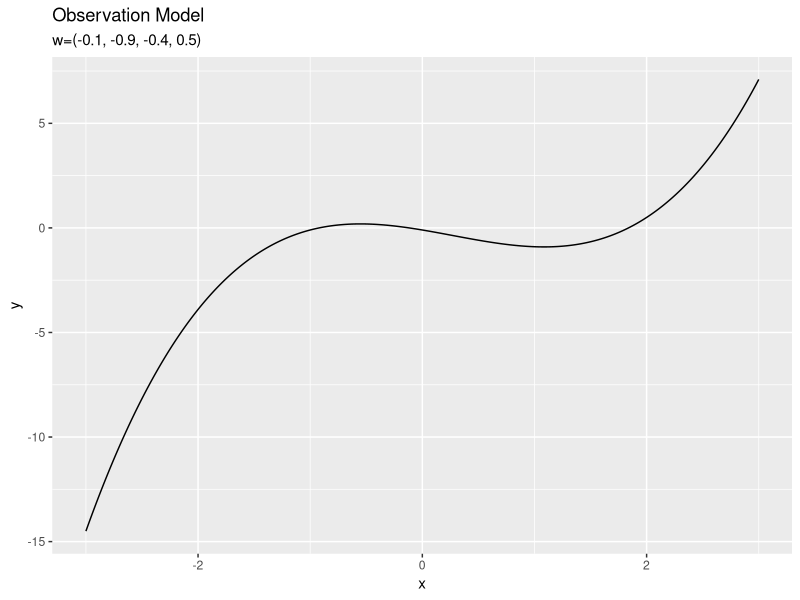
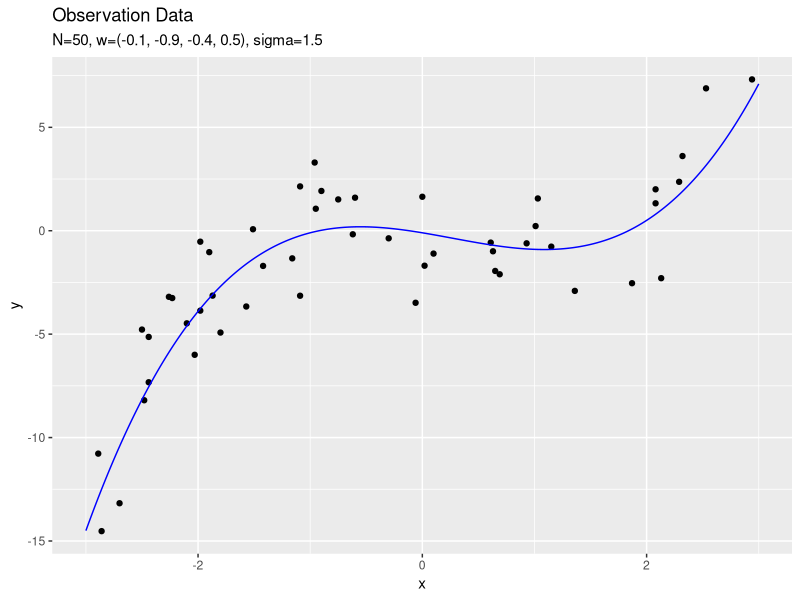
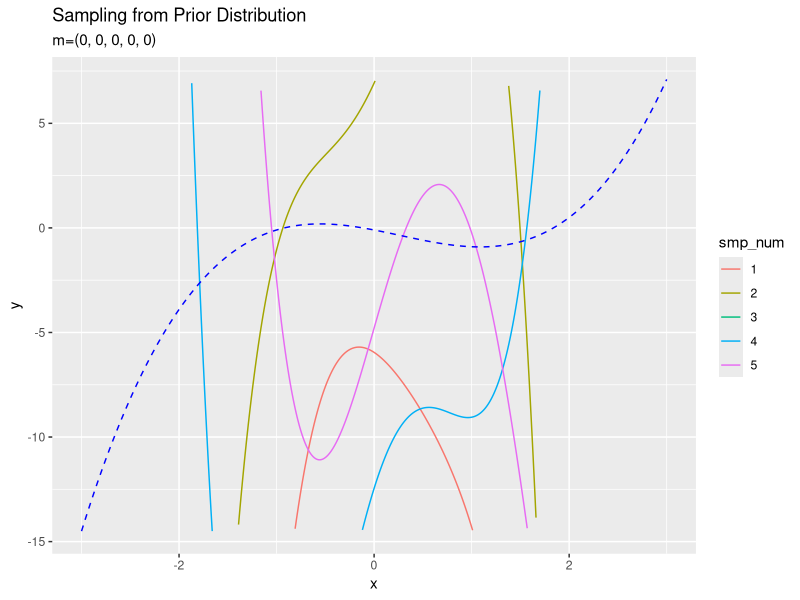
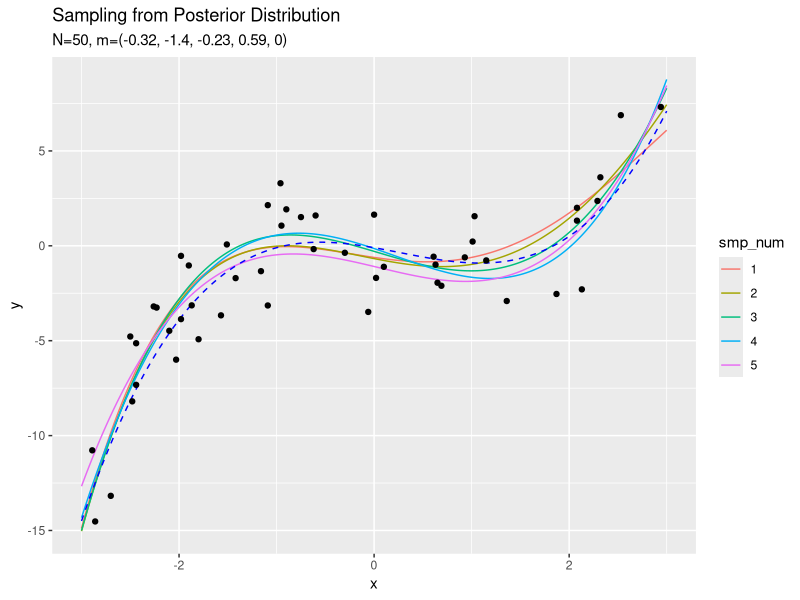
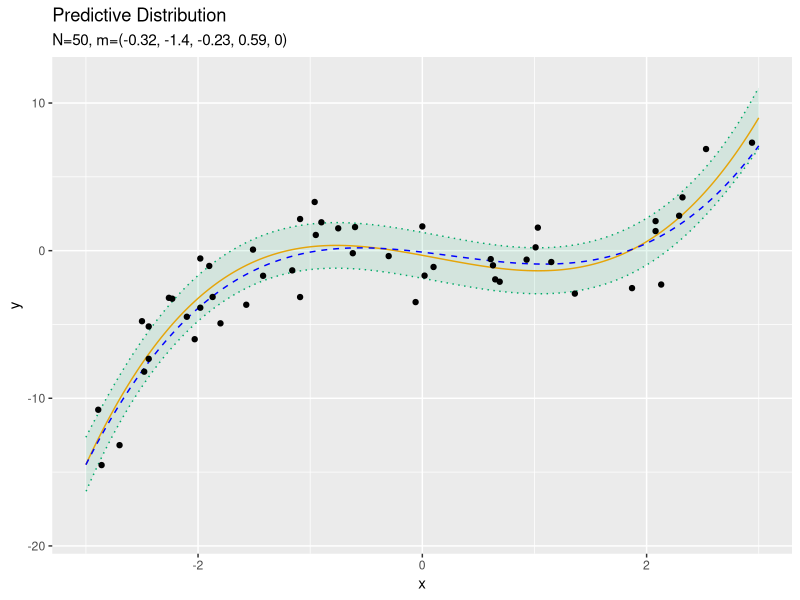
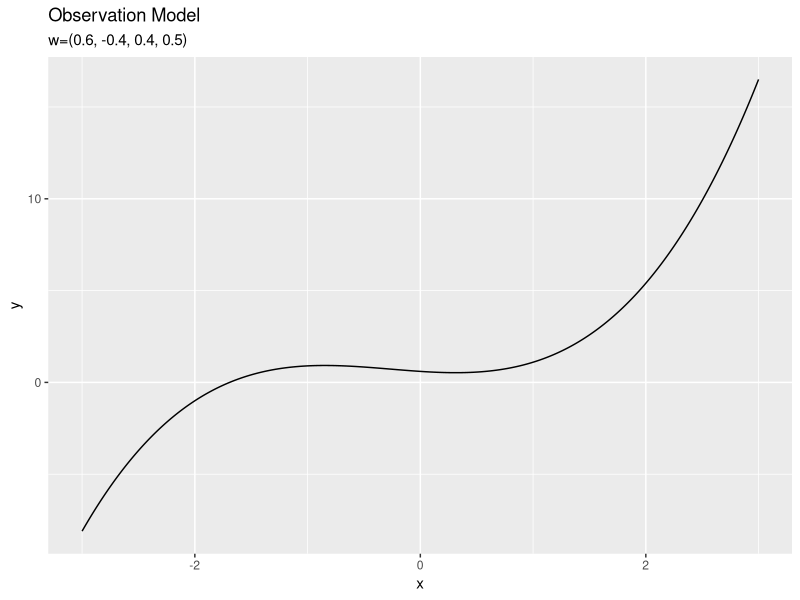
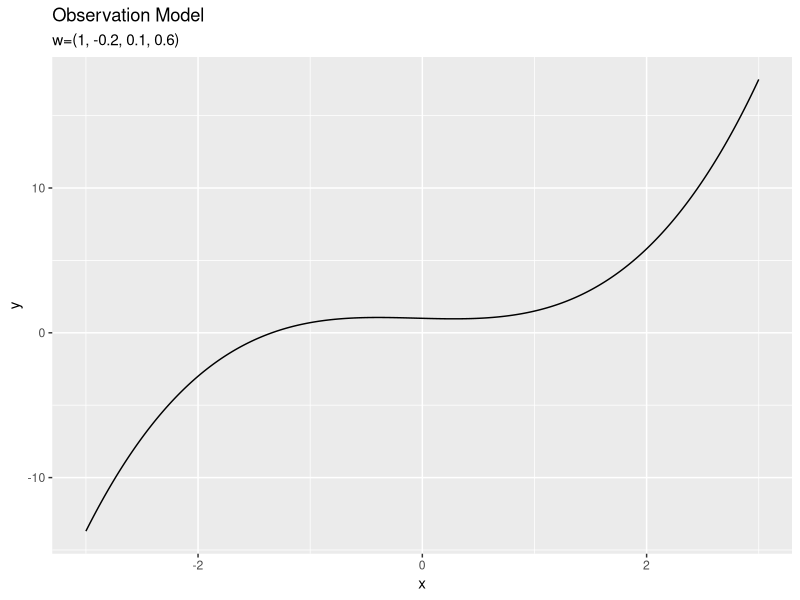
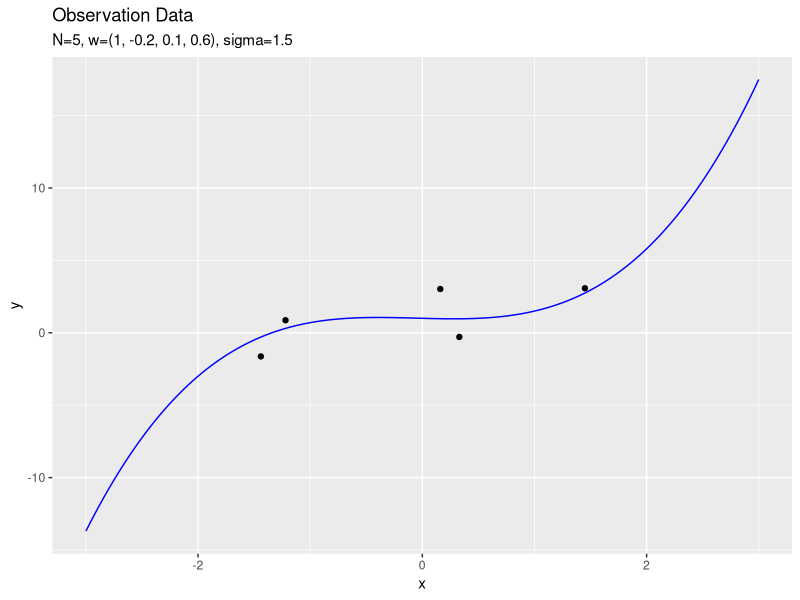

Write the R code that produced these figures, in order.

# ch3.5 線形回帰の例 ------------------------------------------------------------

# 3.5節で利用パッケージ
library(tidyverse)
library(mvtnorm)


### モデルの構築 -----

# ベクトル(1, x^1, ..., x^(m-1))の作成関数を定義
x_vector <- function(x_n, M) {
  # 受け皿を作成
  x_nm <- matrix(NA, nrow = length(x_n), ncol = M)
  
  # m乗を計算
  for(m in 1:M) {
    x_nm[, m] <- x_n^(m-1)
  }
  return(x_nm)
}


# 真の次元数を指定
M_truth <- 4

# ノイズ成分の標準偏差を指定
sigma <- 1.5

# ノイズ成分の精度を計算
lambda <- 1 / sigma^2
lambda

# パラメータを生成
w_truth_m <- sample(x = seq(-1, 1, by = 0.1), size = M_truth)
w_truth_m


# 作図用のx軸の値を作成
x_line <- seq(-3, 3, by = 0.01)

# 作図用のxをM次元に拡張
x_truth_mat <- x_vector(x_line, M_truth)

# 真の観測モデルをデータフレームに格納
model_df <- tibble(
  x = x_line, 
  y = as.vector(t(w_truth_m) %*% t(x_truth_mat))
)

# 真の観測モデルを作図
ggplot(model_df, aes(x = x, y = y)) + 
  geom_line() + 
  labs(title = "Observation Model", 
       subtitle = paste0("w=(", paste0(round(w_truth_m, 1), collapse = ', '), ")"))


## 観測データの生成 -----

# (観測)データ数を指定
N <- 50

# 入力値を生成
x_n <- sample(seq(min(x_line), max(x_line), by = 0.01), size = N, replace = TRUE)

# 入力値をM次元に拡張
x_truth_nm <- x_vector(x_n, M_truth)

# ノイズ成分を生成
epsilon_n <- rnorm(n = N, mean = 0, sd = sqrt(1 / lambda))

# 出力値を計算
y_n <- (t(w_truth_m) %*% t(x_truth_nm) + epsilon_n) %>% 
  as.vector()
y_n

# 観測データをデータフレームに格納
sample_df <- tibble(
  x = x_n, 
  y = y_n
)

# 観測データの散布図を作成
ggplot() + 
  geom_point(data = sample_df, aes(x, y)) + # 観測データ
  geom_line(data = model_df, aes(x, y), color = "blue") + # 真のモデル
  labs(title = "Observation Data", 
       subtitle = paste0("N=", N, 
                         ", w=(", paste0(round(w_truth_m, 1), collapse = ', '), ")", 
                         ", sigma=", round(sqrt(1 / lambda), 1)))


### 事前分布の設定 -----

# 事前分布の次元数を指定
M <- 5

# 事前分布の平均を指定
m_m <- rep(0, M)

# 事前分布の精度行列を指定
sigma_mm <- diag(M) * 100
lambda_mm <- solve(sigma_mm)
lambda_mm


# 入力値をM次元に拡張
x_nm <- x_vector(x_n, M)

# 作図用のxをM次元に拡張
x_mat <- x_vector(x_line, M)

# 事前分布からのwのサンプリング
prior_df <- tibble()
for(i in 1:5) { # サンプルサイズを指定
  # パラメータを生成
  prior_w_m <- mvtnorm::rmvnorm(n = 1, mean = m_m, sigma = solve(lambda_mm)) %>% 
    as.vector()
  
  # 入出力値をデータフレームに格納
  tmp_df <- tibble(
    x = x_line, 
    y = as.vector(t(prior_w_m) %*% t(x_mat)), 
    smp_num = as.factor(i) # サンプル番号
  )
  
  # 結果を結合
  prior_df <- rbind(prior_df, tmp_df)
}

# 事前分布からサンプリングしたパラメータによる分布を作図
ggplot() + 
  geom_line(data = prior_df, aes(x = x, y = y, color = smp_num)) + # サンプリングしたwを用いたモデル
  geom_line(data = model_df, aes(x =x, y = y), color = "blue", linetype = "dashed") + # 真のモデル
  ylim(min(model_df[["y"]]), max(model_df[["y"]])) + # y軸の表示範囲
  labs(title = "Sampling from Prior Distribution", 
       subtitle = paste0("m=(", paste0(m_m, collapse = ", "), ")"))


### 事後分布の計算 -----

# 事後分布のパラメータを計算:式(3.148)
lambda_hat_mm <- lambda * t(x_nm) %*% x_nm + lambda_mm
m_hat_m <- solve(lambda_hat_mm) %*% (lambda * t(t(y_n) %*% x_nm) + lambda_mm %*% matrix(m_m))


# 事後分布からのwのサンプリングによるモデルを比較
posterior_df <- tibble()
for(i in 1:5) { # サンプルサイズを指定
  # パラメータを生成
  posterior_w_m <- mvtnorm::rmvnorm(n = 1, mean = m_hat_m, sigma = solve(lambda_hat_mm)) %>% 
    as.vector()
  
  # 入出力値をデータフレームに格納
  tmp_df <- tibble(
    x = x_line, 
    y = as.vector(t(posterior_w_m) %*% t(x_mat)), 
    smp_num = as.factor(i) # サンプル番号
  )
  
  # 結果を結合
  posterior_df <- rbind(posterior_df, tmp_df)
}

# 事後分布からサンプリングしたパラメータによる分布を作図
ggplot() + 
  geom_line(data = posterior_df, aes(x = x, y = y, color = smp_num)) + # サンプリングしたwを用いたモデル
  geom_line(data = model_df, aes(x = x, y = y), color = "blue", linetype = "dashed") + # 真のモデル
  geom_point(data = sample_df, aes(x, y)) + # 観測データ
  #ylim(min(model_df[["y"]]), max(model_df[["y"]])) + # y軸の表示範囲
  labs(title = "Sampling from Posterior Distribution", 
       subtitle = paste0("N=", N, ", m=(", paste0(round(m_hat_m, 2), collapse = ", "), ")"))
  

### 予測分布の計算 -----

# 予測分布のパラメータを計算:式(3.155')
mu_star_hat_line <- t(m_hat_m) %*% t(x_mat) %>% 
  as.vector()
sigma2_star_hat_line <- 1 / lambda + x_mat %*% solve(lambda_hat_mm) %*% t(x_mat) %>% 
  diag()


# 予測分布をデータフレームに格納
predict_df <- tibble(
  x = x_line, 
  E_y = mu_star_hat_line, # 予測分布の期待値
  minus_sigma_y = E_y - sqrt(sigma2_star_hat_line), # 予測分布の期待値-sigma
  plus_sigma_y = E_y + sqrt(sigma2_star_hat_line) # 予測分布の期待値+sigma
)

# 予測分布を作図
ggplot() + 
  geom_line(data = predict_df, aes(x = x, y = E_y), color = "orange") + # 予測分布の期待値
  geom_ribbon(data = predict_df, aes(x = x, ymin = minus_sigma_y, ymax = plus_sigma_y), 
              fill = "#00A968", alpha = 0.1, color = "#00A968", linetype = "dotted") + # 予測分布の標準偏差
  geom_line(data = model_df, aes(x = x, y = y), color = "blue", linetype = "dashed") + # 真のモデル
  geom_point(data = sample_df, aes(x = x, y = y)) + # 観測データ
  ylim(min(model_df[["y"]]) - 3 * sigma, max(model_df[["y"]]) + 3 * sigma) + # y軸の表示範囲
  labs(title = "Predictive Distribution", 
       subtitle = paste0("N=", N, ", m=(", paste0(round(m_hat_m, 2), collapse = ", "), ")"), 
       y = "y")


# ・サンプルサイズによる分布の変化をアニメーションで確認 ------------------------------------------------

# 利用するパッケージ
library(tidyverse)
library(mvtnorm)
library(gganimate)


### モデルの構築 -----

# ベクトル(1, x^1, ..., x^(m-1))の作成関数を定義
x_vector <- function(x_n, M) {
  # 受け皿を作成
  x_nm <- matrix(NA, nrow = length(x_n), ncol = M)
  
  # m乗を計算
  for(m in 1:M) {
    x_nm[, m] <- x_n^(m-1)
  }
  return(x_nm)
}

# 真の次元数を指定
M_truth <- 4

# ノイズ成分の標準偏差を指定
sigma <- 1.5

# ノイズ成分の精度を計算
lambda <- 1 / sigma^2
lambda

# パラメータを生成
w_truth_m <- sample(x = seq(-1, 1, by = 0.1), size = M_truth)
w_truth_m


# 作図用のx軸の値を作成
x_line <- seq(-3, 3, by = 0.01)

# 観測モデルをデータフレームに格納
model_df <- tibble(
  x = x_line, 
  y = t(w_truth_m) %*% t(x_vector(x_line, M_truth)) %>% 
    as.vector()
)

# 観測モデルを作図
ggplot(model_df, aes(x = x, y = y)) + 
  geom_line() + 
  labs(title = "Observation Model", 
       subtitle = paste0("w=(", paste0(round(w_truth_m, 1), collapse = ', '), ")"))


### 推論処理 -----

# (観測)データ数(試行回数)を指定
N <- 100

# 事前分布の次元数を指定
M <- 5

# 事前分布の平均を指定
m_m <- rep(0, M)

# 事前分布の精度行列を指定
lambda_mm <- diag(M) * 0.01
solve(lambda_mm)


# 作図用のxをM次元に拡張
x_mat <- x_vector(x_line, M)

# 初期値による予測分布のパラメータを計算:式(3.155)
mu_star_line <- t(m_m) %*% t(x_mat) %>% 
  as.vector()
sigma2_star_line <- 1 / lambda + x_mat %*% solve(lambda_mm) %*% t(x_mat) %>% 
  diag()

# 初期値による予測分布をデータフレームに格納
predict_df <- tibble(
  x = x_line, 
  E_y = mu_star_line, 
  minus_sigma_y = E_y - sqrt(sigma2_star_line), 
  plus_sigma_y = E_y + sqrt(sigma2_star_line), 
  label = as.factor(
    paste0(
      "N=", 0, ", m=(", paste(m_m, collapse = ", "), ")"
    )
  )
)


# 受け皿を初期化
x_n <- rep(NA, N)
y_n <- rep(NA, N)
x_df <- tibble(
  x = NA, 
  y = NA, 
  label = as.factor(
    paste0("N=", 0, ", m=(", paste(m_m, collapse = ", "), ")")
  )
)

# ベイズ推論
for(n in 1:N) {
  
  # 入力値を生成
  x_n[n] <- sample(seq(min(x_line), max(x_line), by = 0.01), size = 1, replace = TRUE)
  
  # 出力値を計算:式(3.141)
  y_n[n] <- t(w_truth_m) %*% t(x_vector(x_n[n], M_truth)) + rnorm(n = 1, mean = 0, sd = sqrt(1 / lambda))
  
  # 入力値をM次元に拡張
  x_1m <- x_vector(x_n[n], M)
  
  # 事後分布のパラメータを計算:式(3.148)
  old_lambda_mm <- lambda_mm
  lambda_mm <- lambda * t(x_1m) %*% x_1m + lambda_mm
  m_m <- solve(lambda_mm) %*% (lambda * y_n[n] * t(x_1m) + old_lambda_mm %*% matrix(m_m))
  
  # 予測分布のパラメータを計算:式(3.155')
  mu_star_line <- t(m_m) %*% t(x_mat) %>% 
    as.vector()
  sigma2_star_line <- 1 / lambda + x_mat %*% solve(lambda_mm) %*% t(x_mat) %>% 
    diag()
  
  # n回目までの観測データをデータフレームに格納
  tmp_x_df <- tibble(
    x = x_n[1:n], 
    y = as.vector(y_n[1:n]), 
    label = as.factor(
      paste0(
        "N=", n, ", m=(", paste(round(m_m, 2), collapse = ", "), ")"
      )
    )
  )
  x_df <- rbind(x_df, tmp_x_df)
  
  # 予測分布を計算
  tmp_predict_df <- tibble(
    x = x_line, 
    E_y = mu_star_line, 
    minus_sigma_y = E_y - sqrt(sigma2_star_line), 
    plus_sigma_y = E_y + sqrt(sigma2_star_line), 
    label = as.factor(
      paste0(
        "N=", n, ", m=(", paste(round(m_m, 2), collapse = ", "), ")"
      )
    )
  )
  predict_df <- rbind(predict_df, tmp_predict_df)
}


### 作図処理 -----

# 予測分布を作図
predict_graph <- ggplot() + 
  geom_line(data = predict_df, aes(x = x, y = E_y), color = "orange") + # 予測分布の期待値
  geom_ribbon(data = predict_df, aes(x = x, ymin = minus_sigma_y, ymax = plus_sigma_y), 
              fill = "#00A968", alpha = 0.1, color = "#00A968", linetype = "dotted") + # 予測分布の標準偏差
  geom_line(data = model_df, aes(x = x, y = y), color = "blue", linetype = "dashed") + # 真のモデル
  geom_point(data = x_df, aes(x = x, y = y)) + # 観測データ
  gganimate::transition_manual(label) + # フレーム
  ylim(min(model_df[["y"]]) - 3 * sigma, max(model_df[["y"]]) + 3 * sigma) + # y軸の表示範囲
  labs(title = "Predictive Distribution", 
       subtitle = "{current_frame}", 
       y = "y")

# gif画像を作成
gganimate::animate(predict_graph, nframes = N, fps = 10)

warnings()


# ・次元数による分布の変化をアニメーションで確認 ------------------------------------------------

# 利用するパッケージ
library(tidyverse)
library(mvtnorm)
library(gganimate)


### モデルの構築 -----

# ベクトル(1, x^1, ..., x^(m-1))の作成関数を定義
x_vector <- function(x_n, M) {
  # 受け皿を作成
  x_nm <- matrix(NA, nrow = length(x_n), ncol = M)
  
  # m乗を計算
  for(m in 1:M) {
    x_nm[, m] <- x_n^(m-1)
  }
  return(x_nm)
}

# 真の次元数を指定
M_truth <- 4

# ノイズ成分の標準偏差を指定
sigma <- 1.5

# ノイズ成分の精度を計算
lambda <- 1 / sigma^2
lambda

# パラメータを生成
w_truth_m <- sample(x = seq(-1, 1, by = 0.1), size = M_truth)
w_truth_m


# 作図用のx軸の値を作成
x_line <- seq(-3, 3, by = 0.01)

# 観測モデルをデータフレームに格納
model_df <- tibble(
  x = x_line, 
  y = t(w_truth_m) %*% t(x_vector(x_line, M_truth)) %>% 
    as.vector()
)

# 観測モデルを作図
ggplot(model_df, aes(x = x, y = y)) + 
  geom_line() + 
  labs(title = "Observation Model", 
       subtitle = paste0("w=(", paste0(round(w_truth_m, 1), collapse = ', '), ")"))


### 観測データの生成 -----

# (観測)データ数(試行回数)を指定
N <- 5

# 入力値を生成
x_n <- sample(seq(min(x_line), max(x_line), by = 0.01), size = N, replace = TRUE)

# 出力値を計算:式(3.141)
y_n <- (t(w_truth_m) %*% t(x_vector(x_n, M_truth)) + rnorm(n = N, mean = 0, sd = sqrt(1 / lambda))) %>% 
  as.vector()
y_n

# 観測データをデータフレームに格納
x_df <- tibble(
  x = x_n, 
  y = y_n
)

# 観測データの散布図を作成
ggplot() + 
  geom_point(data = x_df, aes(x = x, y = y)) + # 観測データ
  geom_line(data = model_df, aes(x = x, y = y), color = "blue") + # 真のモデル
  labs(title = "Observation Data", 
       subtitle = paste0("N=", N, ", w=(", paste0(round(w_truth_m, 1), collapse = ', '), ")", 
                         ", sigma=", round(sqrt(1 / lambda), 1)))


### 推論処理 -----

# 事前分布の次元数の最大値(試行回数)を指定
M_max <- 15

# 受け皿を作成
predict_df <- tibble()

# ベイズ推論
for(m in 1:M_max) {
  
  # 事前分布のパラメータをm次元に初期化
  m_m <- rep(0, m)
  lambda_mm <- diag(m) * 0.01
  
  # 入力値をm次元に拡張
  x_nm <- x_vector(x_n, m)
  
  # 作図用のxをm次元に拡張
  x_mat <- x_vector(x_line, m)
  
  # 事後分布のパラメータを計算:式(3.148)
  lambda_hat_mm <- lambda * t(x_nm) %*% x_nm + lambda_mm
  m_hat_m <- solve(lambda_hat_mm) %*% (lambda * t(t(y_n) %*% x_nm) + lambda_mm %*% matrix(m_m)) %>% 
    as.vector()
  
  # 予測分布のパラメータを計算:式(3.155)
  mu_star_hat_line <- t(m_hat_m) %*% t(x_mat) %>% 
    as.vector()
  sigma2_star_hat_line <- 1 / lambda + x_mat %*% solve(lambda_hat_mm) %*% t(x_mat) %>% 
    diag()
  
  # 予測分布を計算
  tmp_predict_df <- tibble(
    x = x_line, 
    E_y = mu_star_hat_line, 
    minus_sigma_y = E_y - sqrt(sigma2_star_hat_line), 
    plus_sigma_y = E_y + sqrt(sigma2_star_hat_line), 
    label = as.factor(
      paste0(
        "N=", N, ", M=", m, ", m=(", paste(round(m_hat_m, 2), collapse = ", "), ")"
      )
    )
  )
  predict_df <- rbind(predict_df, tmp_predict_df)
}


### 作図処理 -----

# 予測分布を作図
predict_graph <- ggplot() + 
  geom_line(data = predict_df, aes(x = x, y = E_y), color = "orange") + # 予測分布の期待値
  geom_ribbon(data = predict_df, aes(x = x, ymin = minus_sigma_y, ymax = plus_sigma_y), 
              fill = "#00A968", alpha = 0.1, color = "#00A968", linetype = "dotted") + # 予測分布の標準偏差
  geom_line(data = model_df, aes(x = x, y = y), color = "blue", linetype = "dashed") + # 真のモデル
  geom_point(data = x_df, aes(x = x, y = y)) + # 観測データ
  gganimate::transition_manual(label) + # フレーム
  ylim(min(model_df[["y"]]) - 3 * sigma, max(model_df[["y"]]) + 3 * sigma) + # y軸の表示範囲
  labs(title = "Predictive Distribution", 
       subtitle = "{current_frame}", 
       y = "y")

# gif画像を作成
gganimate::animate(predict_graph, nframes = M_max, fps = 10)

warnings()
